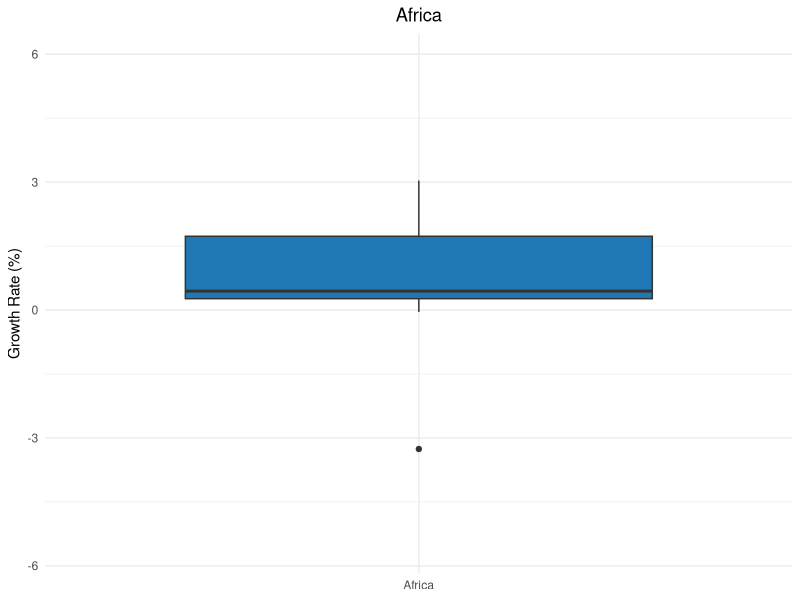
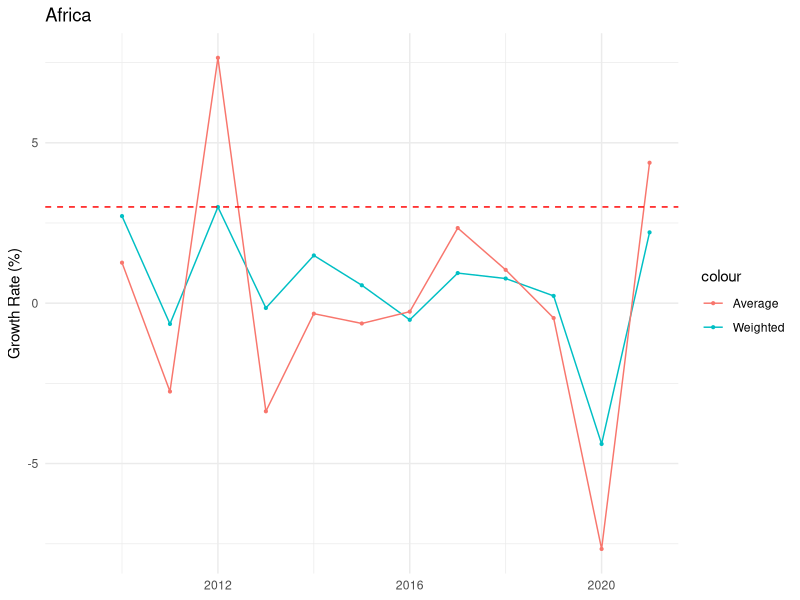
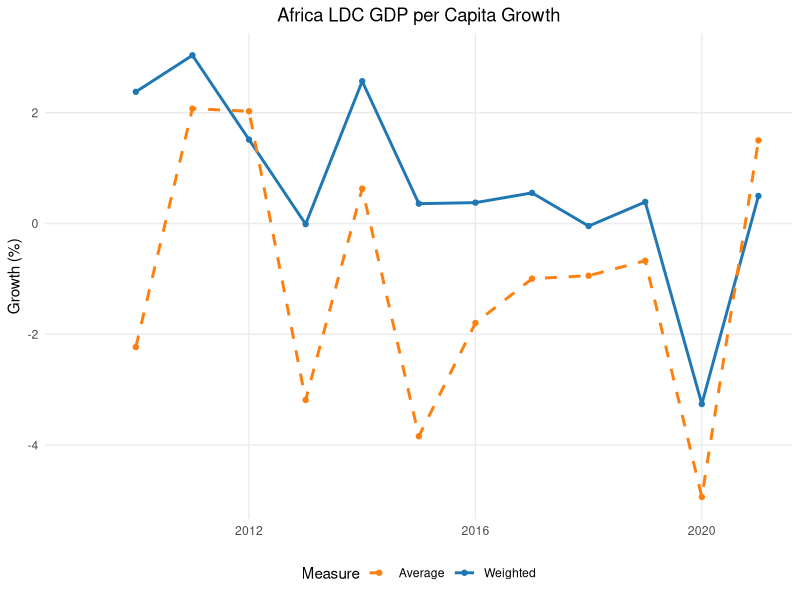
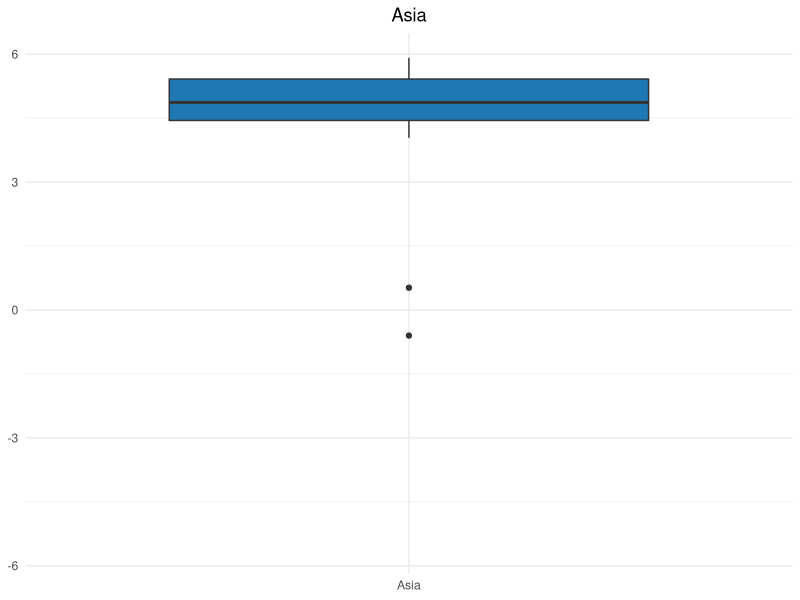
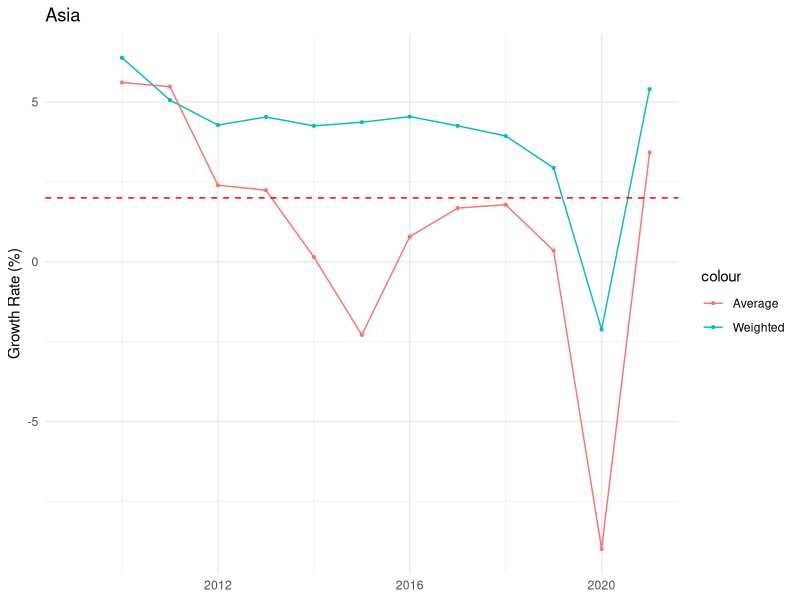
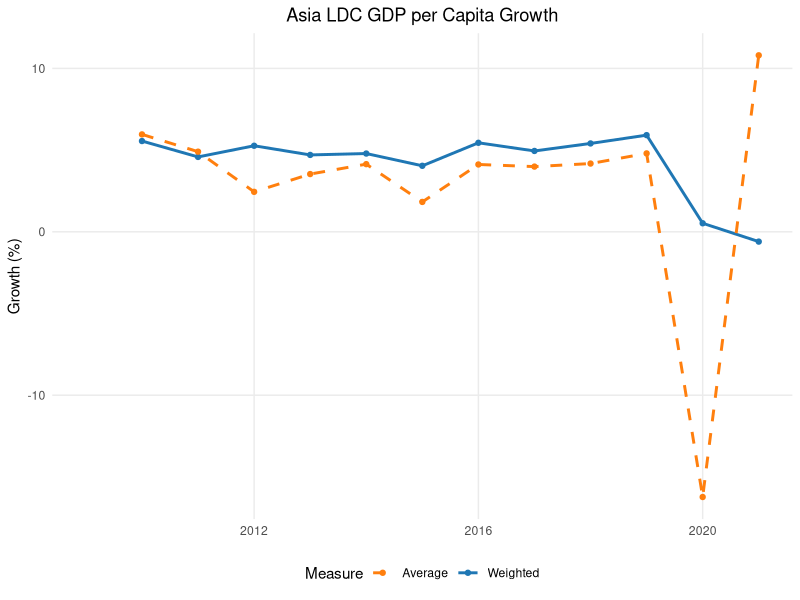
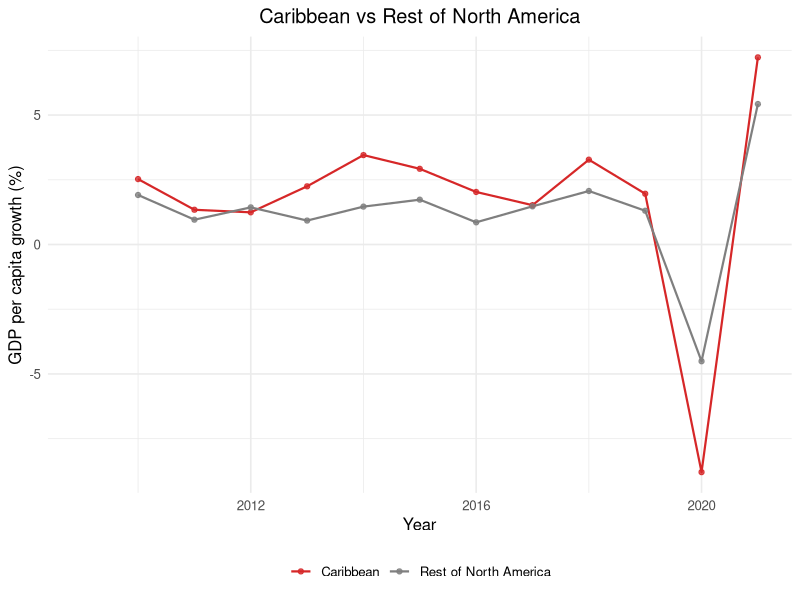
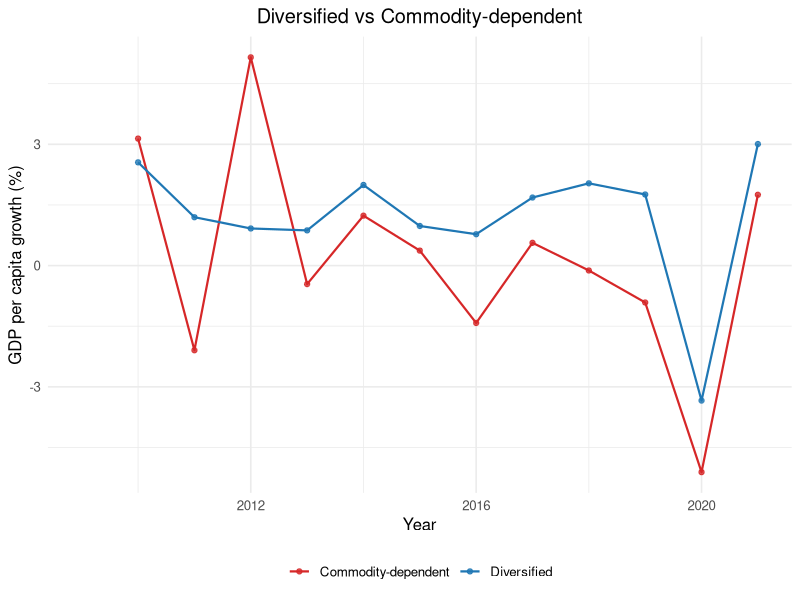

Here is the R script that generated these plots, in order:
library(tidyverse)
library(dplyr)
library(ggplot2)
library(purrr)
library(patchwork)

# Importing Data Sets

Continent_Classification <- read.csv("data sets/continents-according-to-our-world-in-data.csv")
GDP_per_capita <- read.csv("data sets/gdp-per-capita-worldbank.csv")
LDC <- read.csv("data sets/LDC.csv")
World_Population <- read.csv("data sets/world population.csv")
NEET <- read.csv("data sets/youth-not-in-education-employment-training.csv")


# Rename Columns

colnames(GDP_per_capita) <- c("Country", "Code", "Year", "GDP_Per_Capita")
colnames(Continent_Classification) <- c("Country", "Code", "Year", "Continent")
colnames(World_Population) <- c("Country", "Code", "Year", "Population")


# Convert columns to correct types

GDP_per_capita <- GDP_per_capita %>%
  mutate(
    Country = as.character(Country),
    Code = as.character(Code),
    Year = as.integer(Year),
    GDP_Per_Capita = map_dbl(GDP_Per_Capita, as.numeric)
  )

Continent_Classification <- Continent_Classification %>%
  mutate(
    Country = as.character(Country),
    Code = as.character(Code),
    Year = as.integer(Year),
    Continent = as.character(Continent)
  )

World_Population <- World_Population %>%
  mutate(
    Country = as.character(Country),
    Code = as.character(Code),
    Year = as.integer(Year),
    Population = as.numeric(Population)
  )

# Combine Data Sets

GDP_Continent_Population_Combined <- GDP_per_capita %>%
  left_join(Continent_Classification %>% select(Code, Continent), by = "Code") %>%
  left_join(World_Population %>% select(Code, Year, Population), by = c("Code", "Year"))


GDP_Continent_Population_Combined <- GDP_Continent_Population_Combined %>%
  drop_na()


# LDC Classification

GDP_Continent_Population_Combined <- GDP_Continent_Population_Combined %>%
  mutate(LDC_Status = Country %in% LDC$Country & Year %in% LDC$Year)

# Add growth rate

GDP_Continent_Population_Combined <- GDP_Continent_Population_Combined %>%
  arrange(Country, Year) %>%  
  group_by(Country) %>%
  mutate(GDP_growth_rate = (GDP_Per_Capita - lag(GDP_Per_Capita)) / lag(GDP_Per_Capita) * 100) %>%
  ungroup()


# Determine Fair growth Target

# Europe
europemean <- GDP_Continent_Population_Combined %>%
  filter(Continent == "Europe") %>%
  filter(Year >= 2009 & Year <= 2021) %>%
  summarise(mean_gdp_pc = mean(GDP_Per_Capita, na.rm = TRUE))

# Asia
asiamean <- GDP_Continent_Population_Combined %>%
  filter(Continent == "Asia") %>%
  filter(Year >= 2009 & Year <= 2021) %>%
  summarise(mean_gdp_pc = mean(GDP_Per_Capita, na.rm = TRUE))

# Africa
africamean <- GDP_Continent_Population_Combined %>%
  filter(Continent == "Africa") %>%
  filter(Year >= 2009 & Year <= 2021) %>%
  summarise(mean_gdp_pc = mean(GDP_Per_Capita, na.rm = TRUE))

# North America
northamericamean <- GDP_Continent_Population_Combined %>%
  filter(Continent == "North America") %>%
  filter(Year >= 2009 & Year <= 2021) %>%
  summarise(mean_gdp_pc = mean(GDP_Per_Capita, na.rm = TRUE))

# South America
southamericamean <- GDP_Continent_Population_Combined %>%
  filter(Continent == "South America") %>%
  filter(Year >= 2009 & Year <= 2021) %>%
  summarise(mean_gdp_pc = mean(GDP_Per_Capita, na.rm = TRUE))

# Oceania
oceaniamean <- GDP_Continent_Population_Combined %>%
  filter(Continent == "Oceania") %>%
  filter(Year >= 2009 & Year <= 2021) %>%
  summarise(mean_gdp_pc = mean(GDP_Per_Capita, na.rm = TRUE))



# Combine your six means into one data frame
means_df <- data.frame(
  Continent = c("Europe", "Asia", "Africa", "North America", "South America", "Oceania"),
  mean_gdp_pc = c(
    europemean$mean_gdp_pc,
    asiamean$mean_gdp_pc,
    africamean$mean_gdp_pc,
    northamericamean$mean_gdp_pc,
    southamericamean$mean_gdp_pc,
    oceaniamean$mean_gdp_pc
  )
)

# Plot the line of best fit and average of each continent
TargetGrowth <- GDP_Continent_Population_Combined %>%
  filter(GDP_growth_rate > -10, GDP_growth_rate < 10, GDP_Per_Capita < 60000) %>%
  ggplot(aes(x = GDP_Per_Capita, y = GDP_growth_rate)) +
  geom_point(alpha = 0.3, size = 0.5) +
  geom_smooth(method = "lm", se = FALSE, color = "black") +
  geom_vline(data = means_df,
             aes(xintercept = mean_gdp_pc, color = Continent),
             linetype = "dashed", size = 0.7) +
  labs(title = "GDP per Capita vs GDP Growth Rate with Continent Means",
       x = "GDP per Capita", y = "GDP Growth Rate (%)",
       color = "Continent") +
  theme_minimal() +
  theme(plot.title = element_text(hjust = 0.5),
        legend.position = "bottom")

# output


# 1) Fit the linear model on your filtered data (same filters as plot)
plot_df <- GDP_Continent_Population_Combined %>%
  filter(GDP_growth_rate > -10,
         GDP_growth_rate < 10,
         GDP_Per_Capita < 60000)

m <- lm(GDP_growth_rate ~ GDP_Per_Capita, data = plot_df)

# 2) Combine your six mean values
means_df <- data.frame(
  Continent    = c("Europe", "Asia", "Africa", "North America", "South America", "Oceania"),
  mean_gdp_pc  = c(
    europemean$mean_gdp_pc,
    asiamean$mean_gdp_pc,
    africamean$mean_gdp_pc,
    northamericamean$mean_gdp_pc,
    southamericamean$mean_gdp_pc,
    oceaniamean$mean_gdp_pc
  )
)

# 3) Predict growth at each mean GDP per capita (these are your 6 values)
means_df$predicted_growth_at_mean <- predict(m, newdata = data.frame(GDP_Per_Capita = means_df$mean_gdp_pc))

# 4) Output neatly (rounded)
result <- means_df %>%
  mutate(
    mean_gdp_pc = round(mean_gdp_pc, 2),
    predicted_growth_at_mean = round(predicted_growth_at_mean, 3)
  )




# filter the years from 2009-2021
GDP_Continent_Population_Combined <- GDP_Continent_Population_Combined %>%
  filter(Year >= 2009 & Year <= 2021)


# Compute Continent Growth

continent_growth <- GDP_Continent_Population_Combined %>%
  group_by(Continent, Year) %>%
  summarise(
    weighted_gdp_pc = sum(GDP_Per_Capita * Population, na.rm = TRUE) / sum(Population, na.rm = TRUE), # weighted gdp_pc
    average_gdp_pc  = mean(GDP_Per_Capita, na.rm = TRUE),  # average gdp_pc
    .groups = "drop"
  ) %>%
  arrange(Continent, Year) %>%
  group_by(Continent) %>%
  mutate(weighted_growth = (weighted_gdp_pc / lag(weighted_gdp_pc) - 1) * 100) %>% # growth rate weighted by population
  mutate(average_growth = (average_gdp_pc / lag(average_gdp_pc) - 1) * 100) %>% # Average growth rate
  ungroup()


# NA during the years will affect accuracy of gdp growth rate
na_counts <- GDP_Continent_Population_Combined %>%
  group_by(Continent, Year) %>%
  summarise(
    na_GDP_growth_rate = sum(is.na(GDP_growth_rate)),
    .groups = "drop"
  ) %>%
  arrange(Continent, Year)
# Europe in 1995 is unreliable because 8 country have NA growth rate


# Plotting the graph for Continents



# Africa (threshold: 3%)
Africa_growth <- ggplot(subset(continent_growth, Continent == "Africa"), aes(x = Year)) +
  geom_line(aes(y = weighted_growth, color = "Weighted")) +
  geom_point(aes(y = weighted_growth, color = "Weighted"), size = 0.75) +
  geom_line(aes(y = average_growth, color = "Average")) +
  geom_point(aes(y = average_growth, color = "Average"), size = 0.75) +
  geom_hline(yintercept = 3, linetype = "dashed", color = "red", linewidth = 0.5) +
  labs(title = "Africa", y = "Growth Rate (%)", x = NULL) +
  theme_minimal()

# Asia (threshold: 2%)
Asia_growth <- ggplot(subset(continent_growth, Continent == "Asia"), aes(x = Year)) +
  geom_line(aes(y = weighted_growth, color = "Weighted")) +
  geom_point(aes(y = weighted_growth, color = "Weighted"), size = 0.75) +
  geom_line(aes(y = average_growth, color = "Average")) +
  geom_point(aes(y = average_growth, color = "Average"), size = 0.75) +
  geom_hline(yintercept = 2, linetype = "dashed", color = "red", linewidth = 0.5) +
  labs(title = "Asia", y = "Growth Rate (%)", x = NULL) +
  theme_minimal()

# Europe (threshold: 1.6%)
Europe_growth <- ggplot(subset(continent_growth, Continent == "Europe"), aes(x = Year)) +
  geom_line(aes(y = weighted_growth, color = "Weighted")) +
  geom_point(aes(y = weighted_growth, color = "Weighted"), size = 0.75) +
  geom_line(aes(y = average_growth, color = "Average")) +
  geom_point(aes(y = average_growth, color = "Average"), size = 0.75) +
  geom_hline(yintercept = 1.6, linetype = "dashed", color = "red", linewidth = 0.5) +
  labs(title = "Europe", y = "Growth Rate (%)", x = NULL) +
  theme_minimal()

# North America (threshold: 1.8%)
NorthAmerica_growth <- ggplot(subset(continent_growth, Continent == "North America"), aes(x = Year)) +
  geom_line(aes(y = weighted_growth, color = "Weighted")) +
  geom_point(aes(y = weighted_growth, color = "Weighted"), size = 0.75) +
  geom_line(aes(y = average_growth, color = "Average")) +
  geom_point(aes(y = average_growth, color = "Average"), size = 0.75) +
  geom_hline(yintercept = 1.8, linetype = "dashed", color = "red", linewidth = 0.5) +
  labs(title = "North America", y = "Growth Rate (%)", x = NULL) +
  theme_minimal()

# South America (threshold: 2%)
SouthAmerica_growth <- ggplot(subset(continent_growth, Continent == "South America"), aes(x = Year)) +
  geom_line(aes(y = weighted_growth, color = "Weighted")) +
  geom_point(aes(y = weighted_growth, color = "Weighted"), size = 0.75) +
  geom_line(aes(y = average_growth, color = "Average")) +
  geom_point(aes(y = average_growth, color = "Average"), size = 0.75) +
  geom_hline(yintercept = 2, linetype = "dashed", color = "red", linewidth = 0.5) +
  labs(title = "South America", y = "Growth Rate (%)", x = NULL) +
  theme_minimal()

# Oceania (threshold: 2%)
Oceania_growth <- ggplot(subset(continent_growth, Continent == "Oceania"), aes(x = Year)) +
  geom_line(aes(y = weighted_growth, color = "Weighted")) +
  geom_point(aes(y = weighted_growth, color = "Weighted"), size = 0.75) +
  geom_line(aes(y = average_growth, color = "Average")) +
  geom_point(aes(y = average_growth, color = "Average"), size = 0.75) +
  geom_hline(yintercept = 2, linetype = "dashed", color = "red", linewidth = 0.5) +
  labs(title = "Oceania", y = "Growth Rate (%)", x = NULL) +
  theme_minimal()


# Combine all six with one shared legend
Growth_Combined_Plot <- (Africa_growth | Asia_growth | Europe_growth) /
  (NorthAmerica_growth | SouthAmerica_growth | Oceania_growth) +
  plot_annotation(title = "GDP per Capita Growth by Continent",
                  theme = theme(plot.title = element_text(hjust = 0.5))) +
  plot_layout(guides = "collect") &
  theme(legend.position = "bottom")




# Share of LDC meeting the 7% target every year

ldc_target_share <- GDP_Continent_Population_Combined %>%
  filter(LDC_Status) %>% # keep only LDCs
  group_by(Continent, Year) %>%
  summarise(
    n_ldc         = n_distinct(Country), # LDC count observed
    n_meet        = n_distinct(Country[GDP_growth_rate >= 7]),
    share_meeting = if_else(n_ldc > 0, 100 * n_meet / n_ldc, NA_real_), # percent
    .groups = "drop"
  )

# Plot the share of LDC meeting target

LDCShare <- ggplot(ldc_target_share, aes(x = Year, y = share_meeting, color = Continent)) +
  geom_line(size = 0.5) +
  geom_point(size=0.7) +
  labs(
    title = "Share of LDCs Meeting the UN ≥7% GDP Growth Target by Continents",
    x = "Year",
    y = "% of LDCs meeting target",
    color = "Continent"
  ) +
  theme_minimal(base_size = 12) +
  theme(
    legend.position = "bottom",
    plot.title = element_text(hjust = 0.5)   # center title
  )


# The growth rate of LDC


# LDC GDP per capita growth (weighted vs average) by continent-year

ldc_continent_growth <- GDP_Continent_Population_Combined %>%
  filter(LDC_Status) %>%
  group_by(Continent, Year) %>%
  summarise(
    weighted_gdp_pc_ldc = sum(GDP_Per_Capita * Population, na.rm = TRUE) / 
      sum(Population, na.rm = TRUE),
    average_gdp_pc_ldc  = mean(GDP_Per_Capita, na.rm = TRUE),
    .groups = "drop"
  ) %>%
  arrange(Continent, Year) %>%
  group_by(Continent) %>%
  mutate(
    weighted_growth_ldc = (weighted_gdp_pc_ldc / lag(weighted_gdp_pc_ldc) - 1) * 100,
    average_growth_ldc  = (average_gdp_pc_ldc  / lag(average_gdp_pc_ldc)  - 1) * 100
  ) %>%
  ungroup()

# Africa

Africa_LDC <- ggplot(subset(ldc_continent_growth, Continent == "Africa"), aes(x = Year)) +
  geom_line(aes(y = weighted_growth_ldc, color = "Weighted"), linewidth = 1) +
  geom_point(aes(y = weighted_growth_ldc, color = "Weighted"), size = 1.5) +
  geom_line(aes(y = average_growth_ldc,  color = "Average"), linewidth = 1, linetype = "dashed") +
  geom_point(aes(y = average_growth_ldc,  color = "Average"), size = 1.5) +
  scale_color_manual(values = c("Weighted" = "#1f77b4", "Average" = "#ff7f0e")) +
  labs(title = "Africa LDC GDP per Capita Growth", y = "Growth (%)", x = NULL, color = "Measure") +
  theme_minimal() +
  theme(
    legend.position = "bottom",
    panel.grid.minor = element_blank(),
    plot.title = element_text(hjust = 0.5)
  )

# Asia

# Graph after 1995 because Maldive is included as LDC in 1995 which caused distortion
ldc_continent_growth_Asia <- ldc_continent_growth %>%
  filter(Continent == "Asia", Year %in% 1996:2021)

Asia_LDC <- ggplot(ldc_continent_growth_Asia, aes(x = Year)) +
  geom_line(aes(y = weighted_growth_ldc, color = "Weighted"), linewidth = 1) +
  geom_point(aes(y = weighted_growth_ldc, color = "Weighted"), size = 1.5) +
  geom_line(aes(y = average_growth_ldc,  color = "Average"), linewidth = 1, linetype = "dashed") +
  geom_point(aes(y = average_growth_ldc,  color = "Average"), size = 1.5) +
  scale_color_manual(values = c("Weighted" = "#1f77b4", "Average" = "#ff7f0e")) +
  labs(title = "Asia LDC GDP per Capita Growth", y = "Growth (%)", x = NULL, color = "Measure") +
  theme_minimal() +
  theme(
    legend.position = "bottom",
    panel.grid.minor = element_blank(),
    plot.title = element_text(hjust = 0.5)
  )

# The sharp decline in 2020 was due to Maldives, having a -34% decline

# Oceania

Oceania_LDC <- ggplot(subset(ldc_continent_growth, Continent == "Oceania"), aes(x = Year)) +
  geom_line(aes(y = weighted_growth_ldc, color = "Weighted"), linewidth = 1) +
  geom_point(aes(y = weighted_growth_ldc, color = "Weighted"), size = 1.5) +
  geom_line(aes(y = average_growth_ldc,  color = "Average"), linewidth = 1, linetype = "dashed") +
  geom_point(aes(y = average_growth_ldc,  color = "Average"), size = 1.5) +
  scale_color_manual(values = c("Weighted" = "#1f77b4", "Average" = "#ff7f0e")) +
  labs(title = "Oceania LDC GDP per Capita Growth", y = "Growth (%)", x = NULL, color = "Measure") +
  theme_minimal() +
  theme(
    legend.position = "bottom",
    panel.grid.minor = element_blank(),
    plot.title = element_text(hjust = 0.5)
  )


# Box Plot to Show Distribution

# Common y-limits across the three continents (ignoring NAs)
ylim_range <- ldc_continent_growth %>%
  filter(Continent %in% c("Africa", "Asia", "Oceania")) %>%
  pull(weighted_growth_ldc) %>%
  range(na.rm = TRUE)

# Africa
Africa_box <- ggplot(subset(ldc_continent_growth, Continent == "Africa" & !is.na(weighted_growth_ldc)),
                     aes(x = "Africa", y = weighted_growth_ldc)) +
  geom_boxplot(fill = "#1f77b4") +
  coord_cartesian(ylim = ylim_range) +
  labs(title = "Africa", x = NULL, y = "Growth Rate (%)") +
  theme_minimal() +
  theme(plot.title = element_text(hjust = 0.5))

# Asia
Asia_box <- ggplot(subset(ldc_continent_growth, Continent == "Asia" & !is.na(weighted_growth_ldc)),
                   aes(x = "Asia", y = weighted_growth_ldc)) +
  geom_boxplot(fill = "#1f77b4") +
  coord_cartesian(ylim = ylim_range) +
  labs(title = "Asia", x = NULL, y = NULL) +
  theme_minimal() +
  theme(plot.title = element_text(hjust = 0.5))

# Oceania
Oceania_box <- ggplot(subset(ldc_continent_growth, Continent == "Oceania" & !is.na(weighted_growth_ldc)),
                      aes(x = "Oceania", y = weighted_growth_ldc)) +
  geom_boxplot(fill = "#1f77b4") +
  coord_cartesian(ylim = ylim_range) +
  labs(title = "Oceania", x = NULL, y = NULL) +
  theme_minimal() +
  theme(plot.title = element_text(hjust = 0.5))

# Combine into one row with a shared title
LDC_Distribution_Combined <- (Africa_box | Asia_box | Oceania_box) +
  plot_annotation(
    title = "Distribution of Weighted LDC GDP per Capita Growth",
    theme = theme(plot.title = element_text(hjust = 0.5))
  )


# Compare Caribbean with rest

GDP_Continent_Population_Combined_NorthAmerica <- GDP_Continent_Population_Combined %>%
  filter(Continent == "North America")

# Vector of Caribbean codes

caribbean <- c("ATG","BHS","BRB","CUB","DMA","DOM","GRD","HTI","JAM","KNA","LCA","VCT","TTO")

# Two region weighted growth rate
CaribbeanNorthAmerica <-GDP_Continent_Population_Combined_NorthAmerica %>%
  mutate(Group = if_else(Code %in% caribbean, "Caribbean", "Rest of North America")) %>%
  group_by(Year, Group) %>%
  summarise(
    weighted_gdp_pc = sum(GDP_Per_Capita * Population, na.rm = TRUE) / 
      sum(Population, na.rm = TRUE),
    .groups = "drop"
  ) %>%
  arrange(Group, Year) %>%
  group_by(Group) %>%
  mutate(
    weighted_growth = (weighted_gdp_pc / lag(weighted_gdp_pc) - 1) * 100,
  ) %>%
  ungroup()

# Plot the graph of the two region

CaribbeanNorthAmericaGraph <- ggplot(CaribbeanNorthAmerica, aes(x = Year, y = weighted_growth, color = Group)) +
  geom_line(size = 0.75) +
  geom_point(size = 1.5, alpha = 0.8) +
  scale_color_manual(values = c("Caribbean" = "#D62728",
                                "Rest of North America" = "#7F7F7F")) +
  labs(
    title = "Caribbean vs Rest of North America",
    x = "Year",
    y = "GDP per capita growth (%)",
    color = NULL
  ) +
  theme_minimal(base_size = 12) +
  theme(
    legend.position = "bottom",
    plot.title = element_text(hjust = 0.5),
    plot.subtitle = element_text(hjust = 0.5)
  )




# Africa Diversify vs Dependent


# Diversified economies 
diversified_codes <- c(
  "BWA","CPV","DJI","EGY","SWZ","GHA","KEN","MUS","MAR","NAM",
  "RWA","SEN","SYC","ZAF","TZA","TUN"
)

# Commodity-dependent economies 
commodity_codes <- c(
  "DZA","AGO","BEN","BFA","BDI","CMR","CAF","TCD","COM","COG","CIV","COD",
  "GNQ","ETH","GAB","GMB","GIN","GNB","LSO","LBR","LBY","MDG","MWI","MLI",
  "MRT","MOZ","NER","NGA","STP","SLE","SOM","SDN","TGO","UGA","ZMB","ZWE"
)


# Classify each country into Diversified vs Commodity-dependent
DiversifiedCommodity <- GDP_Continent_Population_Combined %>%
  mutate(Group = case_when(
    Code %in% diversified_codes ~ "Diversified",
    Code %in% commodity_codes   ~ "Commodity-dependent",
    TRUE                        ~ NA_character_   # drop unclassified
  )) %>%
  filter(!is.na(Group)) %>%
  group_by(Year, Group) %>%
  summarise(
    weighted_gdp_pc = sum(GDP_Per_Capita * Population, na.rm = TRUE) / 
      sum(Population, na.rm = TRUE),
    .groups = "drop"
  ) %>%
  arrange(Group, Year) %>%
  group_by(Group) %>%
  mutate(
    weighted_growth = (weighted_gdp_pc / lag(weighted_gdp_pc) - 1) * 100
  ) %>%
  ungroup()


# Plot the graph
DiversifiedCommodityGraph <- ggplot(DiversifiedCommodity, 
                                    aes(x = Year, y = weighted_growth, color = Group)) +
  geom_line(size = 0.75) +
  geom_point(size = 1.5, alpha = 0.8) +
  scale_color_manual(values = c("Diversified" = "#1f77b4", "Commodity-dependent" = "#D62728")) +
  labs(
    title = "Diversified vs Commodity-dependent",
    x = "Year",
    y = "GDP per capita growth (%)",
    color = NULL
  ) +
  theme_minimal(base_size = 12) +
  theme(
    legend.position = "bottom",
    plot.title = element_text(hjust = 0.5)
  )


# Haiti VS North America


# Compute Haiti's GDP per capita growth series
haiti_growth <- GDP_Continent_Population_Combined %>%
  filter(Code == "HTI") %>%
  arrange(Year) %>%
  group_by(Country) %>%
  mutate(weighted_gdp_pc = GDP_Per_Capita,
         weighted_growth  = (weighted_gdp_pc / lag(weighted_gdp_pc) - 1) * 100) %>%
  ungroup() %>%
  select(Year, Country, weighted_growth) %>%
  mutate(Group = "Haiti")

# Compute North America's population-weighted GDP per capita, then YoY growth
na_growth <- GDP_Continent_Population_Combined %>%
  filter(Continent == "North America") %>%
  group_by(Year) %>%
  summarise(
    weighted_gdp_pc = sum(GDP_Per_Capita * Population, na.rm = TRUE) / 
      sum(Population, na.rm = TRUE),
    .groups = "drop"
  ) %>%
  arrange(Year) %>%
  mutate(weighted_growth = (weighted_gdp_pc / lag(weighted_gdp_pc) - 1) * 100,
         Group = "North America (weighted avg)") %>%
  select(Year, Group, weighted_growth)

# Combine and plot (remove initial NA from lag)
HaitiNorthAmerica <- haiti_growth %>%
  select(Year, Group, weighted_growth) %>%
  bind_rows(na_growth) %>%
  filter(!is.na(weighted_growth))

HaitiNorthAmericaPlot <- ggplot(HaitiNorthAmerica, aes(x = Year, y = weighted_growth, color = Group)) +
  geom_line(size = 0.75) +
  geom_point(size = 1.5, alpha = 0.9) +
  geom_hline(yintercept = 7, linetype = "dashed", color = "black", alpha = 0.6) +
  scale_color_manual(values = c("Haiti" = "#D62728", 
                                "North America" = "#1f77b4")) +
  labs(title = "Haiti vs North America",
       x = "Year", y = "GDP per capita growth (%)", color = NULL) +
  theme_minimal(base_size = 12) +
  theme(legend.position = "bottom",
        plot.title = element_text(hjust = 0.5)) + 
  annotate("text", x = min(HaitiNorthAmerica$Year, na.rm = TRUE), y = 7,
           label = "7% target", hjust = -0.1, vjust = -0.5, size = 3.2, color = "black")


# Compare New Zeland & Australia vs Rest of Pacific Islands

# Restrict to Oceania
GDP_Continent_Population_Combined_Oceania <- GDP_Continent_Population_Combined %>%
  filter(Continent == "Oceania")

# Vector for AU & NZ (ISO Alpha-3)
anz_codes <- c("AUS", "NZL")

# Two-region weighted growth rate (same structure as your Caribbean code)
Oceania_ANZ_vs_Rest <- GDP_Continent_Population_Combined_Oceania %>%
  mutate(Group = if_else(Code %in% anz_codes, "Australia & New Zealand", "Rest of Pacific Islands")) %>%
  group_by(Year, Group) %>%
  summarise(
    weighted_gdp_pc = sum(GDP_Per_Capita * Population, na.rm = TRUE) / 
      sum(Population, na.rm = TRUE),
    .groups = "drop"
  ) %>%
  arrange(Group, Year) %>%
  group_by(Group) %>%
  mutate(
    weighted_growth = (weighted_gdp_pc / lag(weighted_gdp_pc) - 1) * 100
  ) %>%
  ungroup()


Oceania_ANZ_vs_Rest_Graph <- ggplot(Oceania_ANZ_vs_Rest, aes(x = Year, y = weighted_growth, color = Group)) +
  geom_line(size = 0.75) +
  geom_point(size = 1.5, alpha = 0.85) +
  scale_color_manual(values = c("Australia & New Zealand" = "#1f77b4",
                                "Rest of Pacific Islands" = "#D62728")) +
  labs(
    title = "Australia & New Zealand vs Rest of Pacific Islands",
    x = "Year",
    y = "GDP per capita growth (%)",
    color = NULL
  ) +
  theme_minimal(base_size = 12) +
  theme(
    legend.position = "bottom",
    plot.title = element_text(hjust = 0.5)
  )




